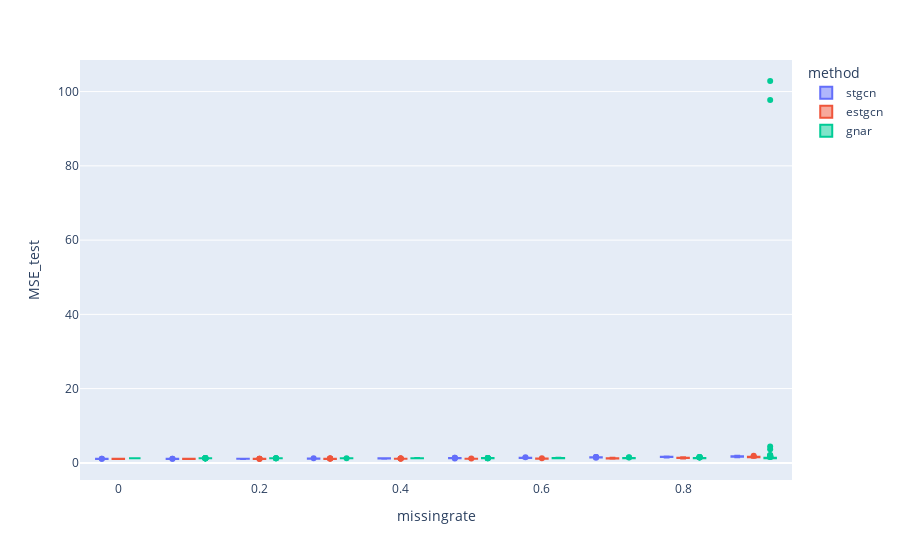

This figure's notebook cell:
### Code cell
df.plot.box(backend='plotly',x='missingrate',color='method',y='MSE_test')

### Figure 1 — Plotly figure (JSON) as saved in the notebook; plotly's stock layout.template omitted (floating-point values rounded to 4 significant figures; data arrays with more than 128 entries replaced by an {"elided": "..."} marker saying what was removed)
{"data": [{"alignmentgroup": "True", "hovertemplate": "method=stgcn<br>missingrate=%{x}<br>MSE_test=%{y}<extra></extra>", "legendgroup": "stgcn", "marker": {"color": "#636efa"}, "name": "stgcn", "notched": false, "offsetgroup": "stgcn", "orientation": "v", "showlegend": true, "type": "box", "x": {"elided": "1000 float values"}, "x0": " ", "xaxis": "x", "y": {"elided": "1000 float values"}, "y0": " ", "yaxis": "y"}, {"alignmentgroup": "True", "hovertemplate": "method=estgcn<br>missingrate=%{x}<br>MSE_test=%{y}<extra></extra>", "legendgroup": "estgcn", "marker": {"color": "#EF553B"}, "name": "estgcn", "notched": false, "offsetgroup": "estgcn", "orientation": "v", "showlegend": true, "type": "box", "x": {"elided": "1000 float values"}, "x0": " ", "xaxis": "x", "y": {"elided": "1000 float values"}, "y0": " ", "yaxis": "y"}, {"alignmentgroup": "True", "hovertemplate": "method=gnar<br>missingrate=%{x}<br>MSE_test=%{y}<extra></extra>", "legendgroup": "gnar", "marker": {"color": "#00cc96"}, "name": "gnar", "notched": false, "offsetgroup": "gnar", "orientation": "v", "showlegend": true, "type": "box", "x": {"elided": "1000 float values"}, "x0": " ", "xaxis": "x", "y": {"elided": "1000 float values"}, "y0": " ", "yaxis": "y"}], "layout": {"autosize": true, "boxmode": "group", "legend": {"title": {"text": "method"}, "tracegroupgap": 0}, "margin": {"t": 60}, "xaxis": {"anchor": "y", "autorange": true, "domain": [0, 1], "range": [-0.05174, 0.9517], "title": {"text": "missingrate"}, "type": "linear"}, "yaxis": {"anchor": "x", "autorange": true, "domain": [0, 1], "range": [-4.611, 108.5], "title": {"text": "MSE_test"}, "type": "linear"}}}
